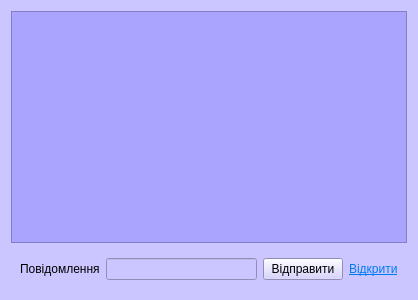
<?xml version="1.0" encoding="UTF-8"?>
<ui version="4.0">
 <class>ClientChatWidget</class>
 <widget class="QWidget" name="ClientChatWidget">
  <property name="geometry">
   <rect>
    <x>0</x>
    <y>0</y>
    <width>418</width>
    <height>300</height>
   </rect>
  </property>
  <property name="windowTitle">
   <string>Form</string>
  </property>
  <property name="styleSheet">
   <string notr="true">background-color:  rgb(203, 198, 255);</string>
  </property>
  <layout class="QVBoxLayout" name="verticalLayout">
   <item>
    <widget class="QListWidget" name="lstMessages">
     <property name="styleSheet">
      <string notr="true">background-color: rgb(170, 164, 255);</string>
     </property>
    </widget>
   </item>
   <item>
    <widget class="QWidget" name="wdgSendMessage" native="true">
     <layout class="QHBoxLayout" name="horizontalLayout">
      <item>
       <widget class="QLabel" name="lblMessage">
        <property name="text">
         <string>Повідомлення</string>
        </property>
       </widget>
      </item>
      <item>
       <widget class="QLineEdit" name="lnMessage"/>
      </item>
      <item>
       <widget class="QPushButton" name="btnSend">
        <property name="text">
         <string>Відправити</string>
        </property>
       </widget>
      </item>
      <item>
       <widget class="QLabel" name="lblOpenFolder">
        <property name="text">
         <string>&lt;html&gt;&lt;head/&gt;&lt;body&gt;&lt;p&gt;&lt;a href=&quot;#&quot;&gt;&lt;span style=&quot; text-decoration: underline; color:#007af4;&quot;&gt;Відкрити&lt;/span&gt;&lt;/a&gt;&lt;/p&gt;&lt;/body&gt;&lt;/html&gt;</string>
        </property>
       </widget>
      </item>
     </layout>
    </widget>
   </item>
  </layout>
 </widget>
 <resources/>
 <connections/>
</ui>
